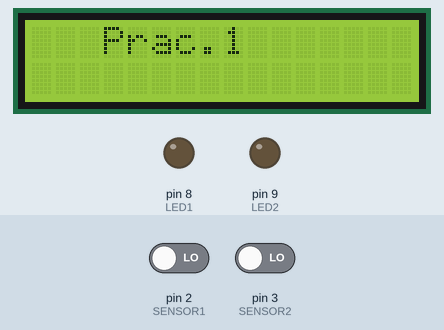
This sketch was run on a simulated Arduino Uno, built with avr-gcc and run on an emulated ATmega328P. On the bench: 16×2 character LCD, output pins drawn as LEDs (lit = HIGH). The inputs (shaded band) are chosen by the test bench; at power-on: pin 2 (SENSOR1) LOW, pin 3 (SENSOR2) LOW.

Above: at 2.1 s.
At 9.3 s:
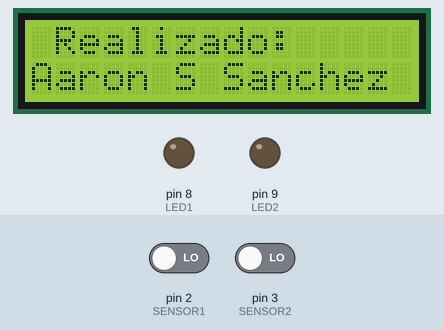
11.5 s: pin 2 (SENSOR1) driven HIGH
At 12.7 s:
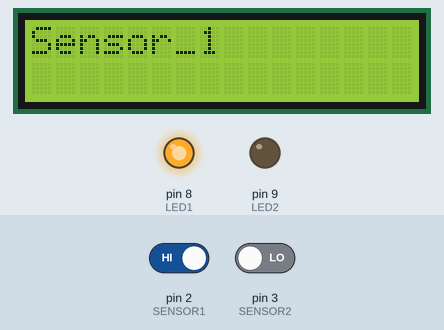
14.5 s: pin 2 (SENSOR1) driven LOW
16.0 s: pin 3 (SENSOR2) driven HIGH
At 18.8 s:
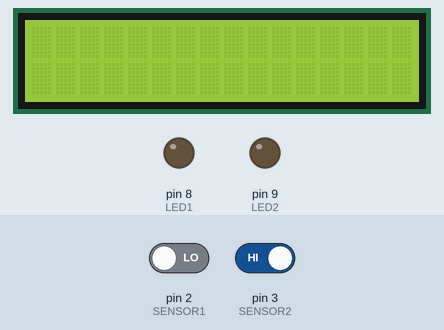
19.0 s: pin 3 (SENSOR2) driven LOW
Timing chart, 0 to 21.5 s (numbered marks = the images above; inputs shaded):
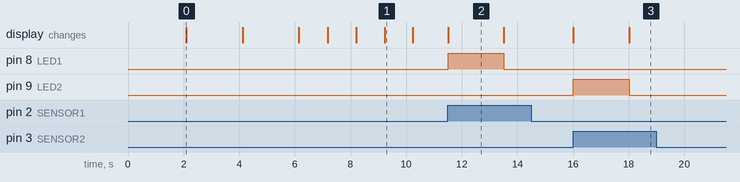

Measured:
- after the input at 11.5 s, pin 8 (LED1): LOW → HIGH at once, → LOW 2.0 s later; the display: changes at once (image 2)
- after the input at 14.5 s, pin 8 (LED1): stays LOW (without the input it goes to HIGH after 0.03 s)
- after the input at 16.0 s, pin 9 (LED2): LOW → HIGH at once, → LOW 2.0 s later; the display: first changes at once (image 3 shows a later state)
- after the input at 19.0 s, pin 9 (LED2): stays LOW (without the input it goes to HIGH after 0.03 s)
- what the display in image 0 shows lasts 2.0 s, from 2.1 s to 4.1 s
- what the display in image 1 shows lasts 1.0 s, from 9.2 s to 10.2 s

The sketch:

LCD_3.ino
```cpp
/*
Cada sensor activa su respectivo LED. En el LCD se muestra el sensor activado
y se limpia el LCD cuando el LED se apaga después de 2 segundos.
*/

const int SENSOR1 = 2;
const int SENSOR2 = 3;
const int LED1 = 8;
const int LED2 = 9;
int SENSOR1STATE = 0;
int SENSOR2STATE = 0;

// Incluir bibliotecas para el LCD
#include <Wire.h>
#include <LiquidCrystal_I2C.h>
LiquidCrystal_I2C lcd(0x27, 16, 2);

void setup() {
  lcd.init();
  lcd.backlight();
  pinMode(LED1, OUTPUT);
  pinMode(LED2, OUTPUT);
  pinMode(SENSOR1, INPUT);
  pinMode(SENSOR2, INPUT);

  lcd.setCursor(0, 0);
  lcd.print("Sis. Embebidos!");
  lcd.setCursor(3, 1);
  lcd.print("6 semestre");
  delay(2000);
  lcd.clear();
  lcd.setCursor(3, 0);
  lcd.print("Prac.1");
  delay(2000);
  lcd.clear();
  lcd.setCursor(1, 0);
  lcd.print("Sistema de");
  lcd.setCursor(1, 1);
  lcd.print("Control");
  delay(2000);
  lcd.clear();
  lcd.setCursor(1, 0);
  lcd.print("Realizado:");
  lcd.setCursor(0, 1);
  lcd.print("Erick Montoya B");
  delay(1000);
  lcd.clear();
  lcd.setCursor(1, 0);
  lcd.print("Realizado:");
  lcd.setCursor(0, 1);
  lcd.print("Oliver Gamboa H");
  delay(1000);
  lcd.clear();
  lcd.setCursor(1, 0);
  lcd.print("Realizado:");
  lcd.setCursor(0, 1);
  lcd.print("Edson Hernandez G");
  delay(1000);
  lcd.clear();
  lcd.setCursor(1, 0);
  lcd.print("Realizado:");
  lcd.setCursor(0, 1);
  lcd.print("Aaron S Sanchez F");
  delay(1000);
}

void loop() {
  SENSOR1STATE = digitalRead(SENSOR1);
  SENSOR2STATE = digitalRead(SENSOR2);

  // Configuración de los números de columnas y líneas del LCD
  if (SENSOR1STATE == HIGH) {
    lcd.setCursor(0, 0);
    lcd.print("Sensor_1");
    digitalWrite(LED1, HIGH);
    delay(2000);
    digitalWrite(LED1, LOW);
    lcd.clear();
    delay(1000);
  } else {
    lcd.clear();
  }

  if (SENSOR2STATE == HIGH) {
    lcd.setCursor(0, 1);
    lcd.print("Sensor_2");
    digitalWrite(LED2, HIGH);
    delay(2000);
    digitalWrite(LED2, LOW);
    lcd.clear();
    delay(1000);
  } else {
    lcd.clear();
  }
}
```
